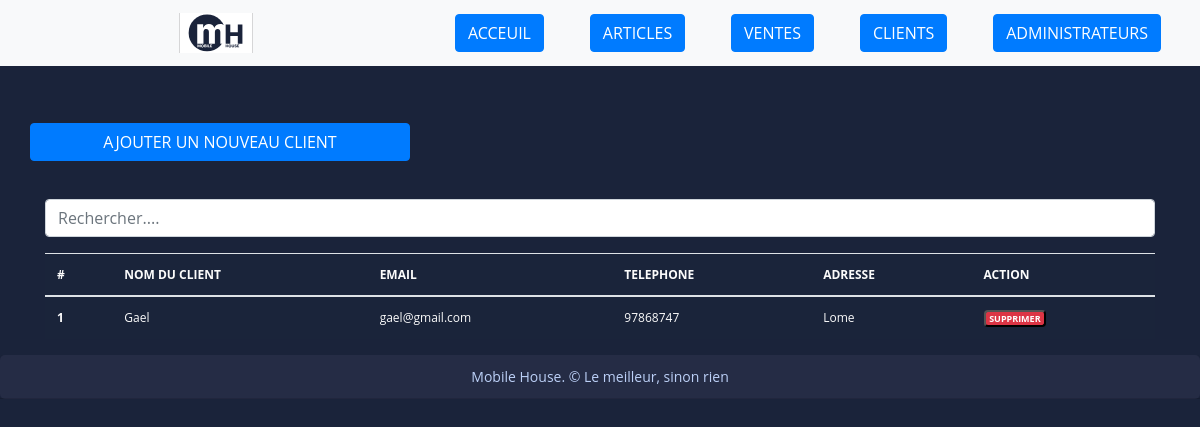
/customer_list, run on an earlier commit of the app's database.
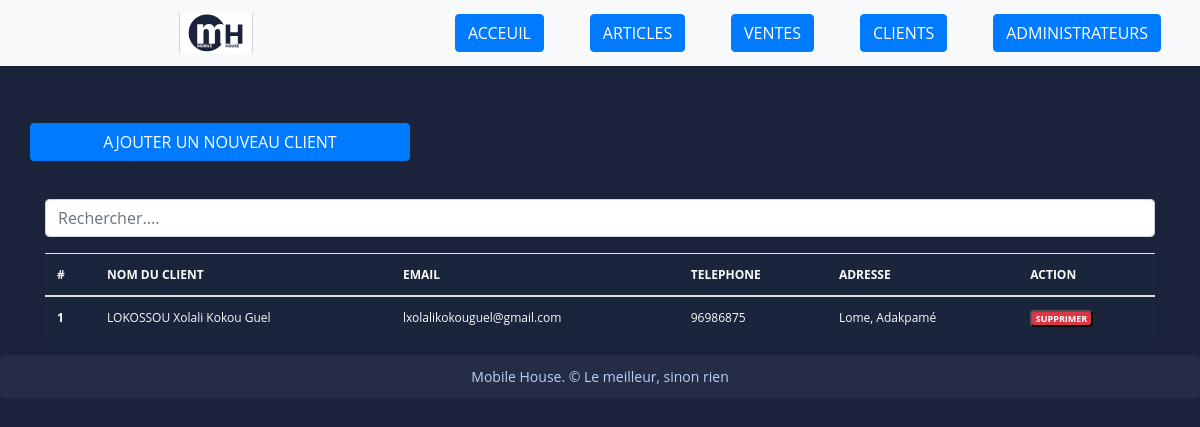
And on a later commit of the database.
### fact_app/models.py (models this page shows, shortened)
class Customer(models.Model):
    SEX_TYPES = (
        ('M', 'Male'),
        ('F', 'Female'),
    )
    name = models.CharField(max_length=132)
    email = models.EmailField()
    phone = models.CharField(max_length=132)
    address = models.CharField(max_length=132)
    sex = models.CharField(max_length=1, choices=SEX_TYPES)
    age = models.CharField(max_length=12)
    city = models.CharField(max_length=32)
    zip_code = models.CharField(max_length=32)
    created_date = models.DateTimeField(auto_now_add=True)
    save_by = models.ForeignKey(User, on_delete=models.PROTECT)
    class Meta:
        verbose_name = "Customer"
        verbose_name_plural = "Customers"

### fact_app/views.py (the view)
# urls.py: path('customer_list', views.customer_list, name='customer-list'),
def customer_list(request):
    customers = Customer.objects.all()  # Récupérer tous les produits
    return render(request, 'customer_list.html', {'customers': customers})

### templates/customer_list.html (shortened to what this page needs)
{% extends "base.html" %}
{% load static %}
{% block content %}
<br><br>
<div class="row">
    <a href="{% url 'add-customer' %}" class="btn col-md-4 btn-primary">
        AJOUTER UN NOUVEAU CLIENT
    </a>
</div>
<br> <br>
<div class="form-group ">
    <input id="search" class="form-control" type="text" placeholder="Rechercher....">
</div>
<div>
    <table class="table table-striped-columns">
        <thead>
            <tr>
                <th scope="col">#</th>
                <th scope="col">NOM DU CLIENT</th>
                <th scope="col">EMAIL</th>
                <th scope="col">TELEPHONE</th>
                <th scope="col">ADRESSE</th>
                <th scope="col">ACTION</th>
            </tr>
        </thead>
        <tbody id="myTable">
            {% if customers %}
            {% for customer in customers %}
            <tr>
                <th scope="row">{{ customer.pk }}</th>
                <td>{{ customer.name }}</td>
                <td>{{ customer.email }}</td>
                <td>{{ customer.phone }}</td>
                <td>{{ customer.address }}</td>
                <td>
                    <button id="btn-customer-sup" type="button" data-toggle="modal" data-target="#supprimer"
                        class="badge text-white bg-danger" title="Supprimer" data-id="{{ customer.pk }}"
                        data-customer="{{ customer.name }}">SUPPRIMER
                    </button>
                </td>
            </tr>
            {% endfor %}
            {% else %}
            <tr>
                <td colspan="6" class="text-center">Aucun client trouvé.</td>
            </tr>
            {% endif %}
        </tbody>
    </table>
</div>
{% endblock %}

What changed in the data, as far as the page shows it:
changed Customer id 1: name "Gael" → "LOKOSSOU Xolali Kokou Guel"; email "gael@gmail.com" → "lxolalikokouguel@gmail.com"; phone "97868747" → "96986875"; address "Lome" → "Lome, Adakpamé"
